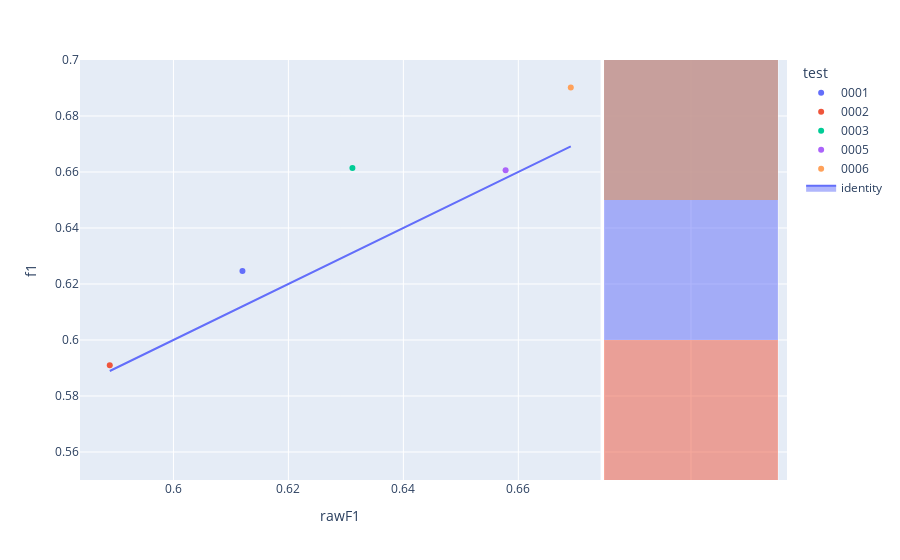

The notebook cell this image was saved under:
### Code cell
fig=px.scatter(experimentModels,x='rawF1',y='f1',color='test',hover_name='modelId', marginal_y="histogram")
fig.add_trace(
    go.Scatter(x=experimentModels['rawF1'], y=experimentModels['rawF1'], name="identity", mode='lines',fill="toself")
)
fig.show()

### Figure 1 — Plotly figure (JSON) as saved in the notebook; plotly's stock layout.template omitted (floating-point values rounded to 4 significant figures)
{"data": [{"hovertemplate": "<b>%{hovertext}</b><br><br>test=0001<br>rawF1=%{x}<br>f1=%{y}<extra></extra>", "hovertext": ["a7cb461b-4f33-4085-89b3-1f619ddca728"], "legendgroup": "0001", "marker": {"color": "#636efa", "symbol": "circle"}, "mode": "markers", "name": "0001", "orientation": "v", "showlegend": true, "type": "scatter", "x": [0.612], "xaxis": "x", "y": [0.6246], "yaxis": "y"}, {"alignmentgroup": "True", "bingroup": "y", "hovertemplate": "test=0001<br>f1=%{y}<br>count=%{x}<extra></extra>", "legendgroup": "0001", "marker": {"color": "#636efa"}, "name": "0001", "offsetgroup": "0001", "opacity": 0.5, "showlegend": false, "type": "histogram", "xaxis": "x2", "y": [0.6246], "yaxis": "y2"}, {"hovertemplate": "<b>%{hovertext}</b><br><br>test=0002<br>rawF1=%{x}<br>f1=%{y}<extra></extra>", "hovertext": ["874f5503-0e4f-4cc8-b19b-6517f13627f2"], "legendgroup": "0002", "marker": {"color": "#EF553B", "symbol": "circle"}, "mode": "markers", "name": "0002", "orientation": "v", "showlegend": true, "type": "scatter", "x": [0.5889], "xaxis": "x", "y": [0.591], "yaxis": "y"}, {"alignmentgroup": "True", "bingroup": "y", "hovertemplate": "test=0002<br>f1=%{y}<br>count=%{x}<extra></extra>", "legendgroup": "0002", "marker": {"color": "#EF553B"}, "name": "0002", "offsetgroup": "0002", "opacity": 0.5, "showlegend": false, "type": "histogram", "xaxis": "x2", "y": [0.591], "yaxis": "y2"}, {"hovertemplate": "<b>%{hovertext}</b><br><br>test=0003<br>rawF1=%{x}<br>f1=%{y}<extra></extra>", "hovertext": ["36d900b6-57fb-4984-9c7e-16bc86690129"], "legendgroup": "0003", "marker": {"color": "#00cc96", "symbol": "circle"}, "mode": "markers", "name": "0003", "orientation": "v", "showlegend": true, "type": "scatter", "x": [0.6311], "xaxis": "x", "y": [0.6614], "yaxis": "y"}, {"alignmentgroup": "True", "bingroup": "y", "hovertemplate": "test=0003<br>f1=%{y}<br>count=%{x}<extra></extra>", "legendgroup": "0003", "marker": {"color": "#00cc96"}, "name": "0003", "offsetgroup": "0003", "opacity": 0.5, "showlegend": false, "type": "histogram", "xaxis": "x2", "y": [0.6614], "yaxis": "y2"}, {"hovertemplate": "<b>%{hovertext}</b><br><br>test=0005<br>rawF1=%{x}<br>f1=%{y}<extra></extra>", "hovertext": ["bd6db5d7-e220-4ec8-8aaa-386ccbd7d59c"], "legendgroup": "0005", "marker": {"color": "#ab63fa", "symbol": "circle"}, "mode": "markers", "name": "0005", "orientation": "v", "showlegend": true, "type": "scatter", "x": [0.6578], "xaxis": "x", "y": [0.6606], "yaxis": "y"}, {"alignmentgroup": "True", "bingroup": "y", "hovertemplate": "test=0005<br>f1=%{y}<br>count=%{x}<extra></extra>", "legendgroup": "0005", "marker": {"color": "#ab63fa"}, "name": "0005", "offsetgroup": "0005", "opacity": 0.5, "showlegend": false, "type": "histogram", "xaxis": "x2", "y": [0.6606], "yaxis": "y2"}, {"hovertemplate": "<b>%{hovertext}</b><br><br>test=0006<br>rawF1=%{x}<br>f1=%{y}<extra></extra>", "hovertext": ["a9030ba3-3169-490e-b375-21663205d61d"], "legendgroup": "0006", "marker": {"color": "#FFA15A", "symbol": "circle"}, "mode": "markers", "name": "0006", "orientation": "v", "showlegend": true, "type": "scatter", "x": [0.6691], "xaxis": "x", "y": [0.6902], "yaxis": "y"}, {"alignmentgroup": "True", "bingroup": "y", "hovertemplate": "test=0006<br>f1=%{y}<br>count=%{x}<extra></extra>", "legendgroup": "0006", "marker": {"color": "#FFA15A"}, "name": "0006", "offsetgroup": "0006", "opacity": 0.5, "showlegend": false, "type": "histogram", "xaxis": "x2", "y": [0.6902], "yaxis": "y2"}, {"fill": "toself", "mode": "lines", "name": "identity", "type": "scatter", "x": [0.612, 0.5889, 0.6311, 0.6578, 0.6691], "y": [0.612, 0.5889, 0.6311, 0.6578, 0.6691]}], "layout": {"barmode": "overlay", "legend": {"title": {"text": "test"}, "tracegroupgap": 0}, "margin": {"t": 60}, "xaxis": {"anchor": "y", "domain": [0, 0.7363], "title": {"text": "rawF1"}}, "xaxis2": {"anchor": "y2", "domain": [0.7413, 1], "matches": "x2", "showgrid": true, "showline": false, "showticklabels": false, "ticks": ""}, "yaxis": {"anchor": "x", "domain": [0, 1], "title": {"text": "f1"}}, "yaxis2": {"anchor": "x2", "domain": [0, 1], "matches": "y", "showgrid": true, "showticklabels": false}}}
